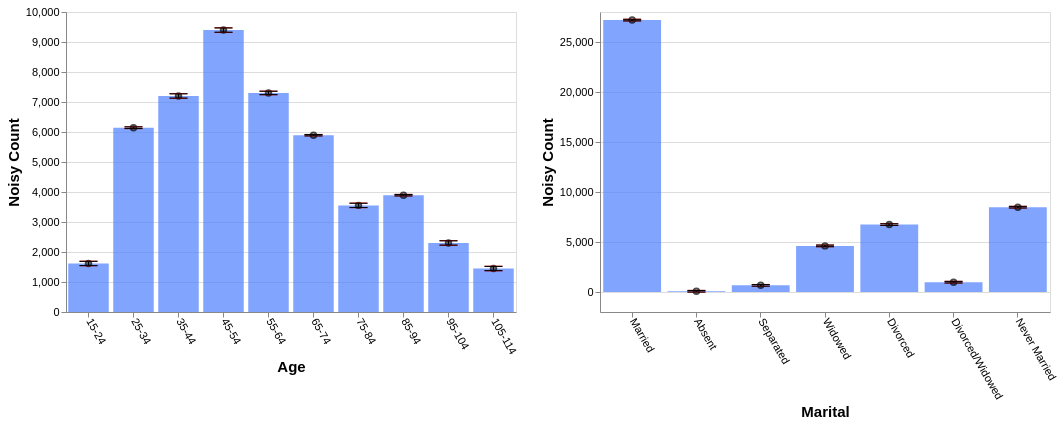

Specify this chart in Vega-Lite:
### Vega-Lite specification from a JSON file in a GitHub repository (floating-point values rounded to 4 significant figures)
{"config": {"view": {"continuousWidth": 400, "continuousHeight": 300}, "axis": {"labelFontSize": 11, "titleFontSize": 15}, "axisBottom": {"labelAngle": 60}}, "hconcat": [{"layer": [{"mark": "bar", "encoding": {"color": {"value": "transparent"}, "tooltip": [{"aggregate": "sum", "field": "noisy_count", "title": "noisy count", "type": "quantitative"}, {"aggregate": "sum", "field": "noisy_count_prev", "title": "prev count", "type": "quantitative"}, {"aggregate": "sum", "field": "error", "title": "current error", "type": "quantitative"}, {"aggregate": "sum", "field": "error_prev", "title": "prev error", "type": "quantitative"}], "x": {"field": "age", "sort": null, "title": "Age", "type": "ordinal"}}, "height": 300, "selection": {"selector615": {"type": "interval", "encodings": ["x"]}}, "transform": [{"filter": {"selection": "selector616"}}], "width": 450}, {"mark": {"type": "bar", "color": "gray", "opacity": 0}, "encoding": {"x": {"field": "age", "sort": null, "title": "Age", "type": "ordinal"}, "y": {"aggregate": "sum", "field": "noisy_count_prev", "type": "quantitative"}}, "transform": [{"filter": {"selection": "selector616"}}]}, {"mark": {"type": "bar", "color": "#4C7FFF", "opacity": 0.7}, "encoding": {"x": {"field": "age", "sort": null, "title": "Age", "type": "ordinal"}, "y": {"aggregate": "sum", "field": "noisy_count", "type": "quantitative"}}, "transform": [{"filter": {"selection": "selector616"}}]}, {"mark": {"type": "point", "color": "black", "opacity": 0.7}, "encoding": {"x": {"field": "age", "sort": null, "title": "Age", "type": "ordinal"}, "y": {"aggregate": "sum", "field": "noisy_count", "title": "Noisy Count", "type": "quantitative"}}, "transform": [{"filter": {"selection": "selector616"}}]}, {"mark": {"type": "rule", "color": "#B6B6B6", "size": 2, "strokeDash": [3, 3]}, "encoding": {"x": {"field": "age", "sort": null, "title": "Age", "type": "ordinal"}, "y": {"aggregate": "sum", "field": "plus_error_prev_age", "title": "", "type": "quantitative"}, "y2": {"aggregate": "sum", "field": "minus_error_prev_age", "title": ""}}, "transform": [{"filter": {"selection": "selector616"}}]}, {"mark": {"type": "tick", "color": "#B90000", "size": 0, "strokeDash": [1, 1]}, "encoding": {"x": {"field": "age", "sort": null, "title": "Age", "type": "ordinal"}, "y": {"aggregate": "sum", "field": "plus_error_prev_age", "type": "quantitative"}}, "transform": [{"filter": {"selection": "selector616"}}]}, {"mark": {"type": "tick", "color": "#B90000", "size": 0, "strokeDash": [3, 1]}, "encoding": {"x": {"field": "age", "sort": null, "title": "Age", "type": "ordinal"}, "y": {"aggregate": "sum", "field": "minus_error_prev_age", "type": "quantitative"}}, "transform": [{"filter": {"selection": "selector616"}}]}, {"mark": {"type": "rule", "color": "black", "size": 2}, "encoding": {"x": {"field": "age", "sort": null, "title": "Age", "type": "ordinal"}, "y": {"aggregate": "sum", "field": "plus_error", "title": "", "type": "quantitative"}, "y2": {"aggregate": "sum", "field": "minus_error", "title": ""}}, "transform": [{"filter": {"selection": "selector616"}}]}, {"mark": {"type": "tick", "color": "black", "width": 0}, "encoding": {"x": {"field": "age", "sort": null, "title": "Age", "type": "ordinal"}, "y": {"aggregate": "sum", "field": "plus_error", "type": "quantitative"}}, "transform": [{"filter": {"selection": "selector616"}}]}, {"mark": {"type": "tick", "color": "black", "width": 0}, "encoding": {"x": {"field": "age", "sort": null, "title": "Age", "type": "ordinal"}, "y": {"aggregate": "sum", "field": "minus_error", "type": "quantitative"}}, "transform": [{"filter": {"selection": "selector616"}}]}]}, {"layer": [{"mark": "bar", "encoding": {"color": {"value": "transparent"}, "tooltip": [{"aggregate": "sum", "field": "noisy_count", "title": "noisy count", "type": "quantitative"}, {"aggregate": "sum", "field": "noisy_count_prev", "title": "prev count", "type": "quantitative"}, {"aggregate": "sum", "field": "error", "title": "current error", "type": "quantitative"}, {"aggregate": "sum", "field": "error_prev", "title": "prev error", "type": "quantitative"}], "x": {"field": "marital", "sort": null, "title": "Marital", "type": "ordinal"}}, "height": 300, "selection": {"selector616": {"type": "interval", "encodings": ["x"]}}, "transform": [{"filter": {"selection": "selector615"}}], "width": 450}, {"mark": {"type": "bar", "color": "gray", "opacity": 0}, "encoding": {"x": {"field": "marital", "sort": null, "title": "Marital", "type": "ordinal"}, "y": {"aggregate": "sum", "field": "noisy_count_prev", "type": "quantitative"}}, "transform": [{"filter": {"selection": "selector615"}}]}, {"mark": {"type": "bar", "color": "#4C7FFF", "opacity": 0.7}, "encoding": {"x": {"field": "marital", "sort": null, "title": "Marital", "type": "ordinal"}, "y": {"aggregate": "sum", "field": "noisy_count", "type": "quantitative"}}, "transform": [{"filter": {"selection": "selector615"}}]}, {"mark": {"type": "point", "color": "black", "opacity": 0.7}, "encoding": {"x": {"field": "marital", "sort": null, "title": "Marital", "type": "ordinal"}, "y": {"aggregate": "sum", "field": "noisy_count", "title": "Noisy Count", "type": "quantitative"}}, "transform": [{"filter": {"selection": "selector615"}}]}, {"mark": {"type": "rule", "color": "#B6B6B6", "size": 2, "strokeDash": [3, 3]}, "encoding": {"x": {"field": "marital", "sort": null, "title": "Marital", "type": "ordinal"}, "y": {"aggregate": "sum", "field": "plus_error_prev_marital", "title": "", "type": "quantitative"}, "y2": {"aggregate": "sum", "field": "minus_error_prev_marital", "title": ""}}, "transform": [{"filter": {"selection": "selector615"}}]}, {"mark": {"type": "tick", "color": "#B90000", "size": 0, "strokeDash": [1, 1]}, "encoding": {"x": {"field": "marital", "sort": null, "title": "Marital", "type": "ordinal"}, "y": {"aggregate": "sum", "field": "plus_error_prev_marital", "type": "quantitative"}}, "transform": [{"filter": {"selection": "selector615"}}]}, {"mark": {"type": "tick", "color": "#B90000", "size": 0, "strokeDash": [3, 1]}, "encoding": {"x": {"field": "marital", "sort": null, "title": "Marital", "type": "ordinal"}, "y": {"aggregate": "sum", "field": "minus_error_prev_marital", "type": "quantitative"}}, "transform": [{"filter": {"selection": "selector615"}}]}, {"mark": {"type": "rule", "color": "black", "size": 2}, "encoding": {"x": {"field": "marital", "sort": null, "title": "Marital", "type": "ordinal"}, "y": {"aggregate": "sum", "field": "plus_error", "title": "", "type": "quantitative"}, "y2": {"aggregate": "sum", "field": "minus_error", "title": ""}}, "transform": [{"filter": {"selection": "selector615"}}]}, {"mark": {"type": "tick", "color": "black", "width": 0}, "encoding": {"x": {"field": "marital", "sort": null, "title": "Marital", "type": "ordinal"}, "y": {"aggregate": "sum", "field": "plus_error", "type": "quantitative"}}, "transform": [{"filter": {"selection": "selector615"}}]}, {"mark": {"type": "tick", "color": "black", "width": 0}, "encoding": {"x": {"field": "marital", "sort": null, "title": "Marital", "type": "ordinal"}, "y": {"aggregate": "sum", "field": "minus_error", "type": "quantitative"}}, "transform": [{"filter": {"selection": "selector615"}}]}]}], "data": {"name": "data-eb4c4629de1a1c48bd329e8dffd0f7d7"}, "$schema": "https://vega.github.io/schema/vega-lite/v4.17.0.json", "datasets": {"data-eb4c4629de1a1c48bd329e8dffd0f7d7": [{"age": "15-24", "marital": "Married", "noisy_count": 309.0, "true_count": 295.0, "plus_error": 319.0, "minus_error": 299.1, "error": 9.9, "noisy_count_prev": 311.6, "true_count_prev": 295.0, "plus_error_prev": 322.8, "minus_error_prev": 300.4, "error_prev": 11.2, "plus_error_prev_age": 322.3, "minus_error_prev_age": 299.9, "plus_error_prev_marital": 322.6, "minus_error_prev_marital": 300.2}, {"age": "15-24", "marital": "Absent", "noisy_count": 24.1, "true_count": 13.0, "plus_error": 34.0, "minus_error": 14.1, "error": 9.9, "noisy_count_prev": 23.8, "true_count_prev": 13.0, "plus_error_prev": 35.0, "minus_error_prev": 12.6, "error_prev": 11.2, "plus_error_prev_age": 34.54, "minus_error_prev_age": 12.14, "plus_error_prev_marital": 34.93, "minus_error_prev_marital": 12.53}, {"age": "15-24", "marital": "Separated", "noisy_count": 7.1, "true_count": 18.0, "plus_error": 17.1, "minus_error": -2.8, "error": 9.9, "noisy_count_prev": 6.7, "true_count_prev": 18.0, "plus_error_prev": 17.8, "minus_error_prev": -4.5, "error_prev": 11.2, "plus_error_prev_age": 17.34, "minus_error_prev_age": -4.957, "plus_error_prev_marital": 17.99, "minus_error_prev_marital": -4.31}, {"age": "15-24", "marital": "Widowed", "noisy_count": -49.8, "true_count": 2.0, "plus_error": -39.8, "minus_error": -59.7, "error": 9.9, "noisy_count_prev": -48.3, "true_count_prev": 2.0, "plus_error_prev": -37.1, "minus_error_prev": -59.5, "error_prev": 11.2, "plus_error_prev_age": -37.56, "minus_error_prev_age": -59.96, "plus_error_prev_marital": -37.16, "minus_error_prev_marital": -59.56}, {"age": "15-24", "marital": "Divorced", "noisy_count": 151.6, "true_count": 22.0, "plus_error": 161.6, "minus_error": 141.7, "error": 9.9, "noisy_count_prev": 150.3, "true_count_prev": 22.0, "plus_error_prev": 161.5, "minus_error_prev": 139.1, "error_prev": 11.2, "plus_error_prev_age": 161.0, "minus_error_prev_age": 138.6, "plus_error_prev_marital": 161.5, "minus_error_prev_marital": 139.1}, {"age": "15-24", "marital": "Divorced/Widowed", "noisy_count": -21.7, "true_count": 16.0, "plus_error": -11.7, "minus_error": -31.6, "error": 9.9, "noisy_count_prev": -20.1, "true_count_prev": 16.0, "plus_error_prev": -8.9, "minus_error_prev": -31.3, "error_prev": 11.2, "plus_error_prev_age": -9.357, "minus_error_prev_age": -31.76, "plus_error_prev_marital": -9.58, "minus_error_prev_marital": -31.98}, {"age": "15-24", "marital": "Never Married", "noisy_count": 1197.0, "true_count": 1190.0, "plus_error": 1207.0, "minus_error": 1187.0, "error": 9.9, "noisy_count_prev": 1196.0, "true_count_prev": 1190.0, "plus_error_prev": 1208.0, "minus_error_prev": 1185.0, "error_prev": 11.2, "plus_error_prev_age": 1207.0, "minus_error_prev_age": 1185.0, "plus_error_prev_marital": 1207.0, "minus_error_prev_marital": 1184.0}, {"age": "25-34", "marital": "Married", "noisy_count": 2766.0, "true_count": 2764.0, "plus_error": 2770.0, "minus_error": 2762.0, "error": 3.9, "noisy_count_prev": 2767.0, "true_count_prev": 2764.0, "plus_error_prev": 2772.0, "minus_error_prev": 2763.0, "error_prev": 4.4, "plus_error_prev_age": 2772.0, "minus_error_prev_age": 2763.0, "plus_error_prev_marital": 2772.0, "minus_error_prev_marital": 2763.0}, {"age": "25-34", "marital": "Absent", "noisy_count": 9.1, "true_count": 33.0, "plus_error": 13.0, "minus_error": 5.2, "error": 3.9, "noisy_count_prev": 9.1, "true_count_prev": 33.0, "plus_error_prev": 13.5, "minus_error_prev": 4.6, "error_prev": 4.4, "plus_error_prev_age": 13.53, "minus_error_prev_age": 4.629, "plus_error_prev_marital": 13.43, "minus_error_prev_marital": 4.53}, {"age": "25-34", "marital": "Separated", "noisy_count": 48.1, "true_count": 77.0, "plus_error": 52.0, "minus_error": 44.2, "error": 3.9, "noisy_count_prev": 48.7, "true_count_prev": 77.0, "plus_error_prev": 53.2, "minus_error_prev": 44.3, "error_prev": 4.4, "plus_error_prev_age": 53.23, "minus_error_prev_age": 44.33, "plus_error_prev_marital": 53.39, "minus_error_prev_marital": 44.49}, {"age": "25-34", "marital": "Widowed", "noisy_count": 25.8, "true_count": 11.0, "plus_error": 29.7, "minus_error": 21.9, "error": 3.9, "noisy_count_prev": 24.7, "true_count_prev": 11.0, "plus_error_prev": 29.2, "minus_error_prev": 20.3, "error_prev": 4.4, "plus_error_prev_age": 29.23, "minus_error_prev_age": 20.33, "plus_error_prev_marital": 29.14, "minus_error_prev_marital": 20.24}, {"age": "25-34", "marital": "Divorced", "noisy_count": 364.9, "true_count": 372.0, "plus_error": 368.8, "minus_error": 361.0, "error": 3.9, "noisy_count_prev": 364.0, "true_count_prev": 372.0, "plus_error_prev": 368.4, "minus_error_prev": 359.5, "error_prev": 4.4, "plus_error_prev_age": 368.4, "minus_error_prev_age": 359.5, "plus_error_prev_marital": 368.4, "minus_error_prev_marital": 359.5}, {"age": "25-34", "marital": "Divorced/Widowed", "noisy_count": 221.1, "true_count": 189.0, "plus_error": 225.0, "minus_error": 217.2, "error": 3.9, "noisy_count_prev": 221.1, "true_count_prev": 189.0, "plus_error_prev": 225.5, "minus_error_prev": 216.7, "error_prev": 4.4, "plus_error_prev_age": 225.5, "minus_error_prev_age": 216.7, "plus_error_prev_marital": 224.8, "minus_error_prev_marital": 216.0}, {"age": "25-34", "marital": "Never Married", "noisy_count": 2708.0, "true_count": 2691.0, "plus_error": 2711.0, "minus_error": 2704.0, "error": 3.9, "noisy_count_prev": 2708.0, "true_count_prev": 2691.0, "plus_error_prev": 2712.0, "minus_error_prev": 2703.0, "error_prev": 4.4, "plus_error_prev_age": 2712.0, "minus_error_prev_age": 2703.0, "plus_error_prev_marital": 2711.0, "minus_error_prev_marital": 2702.0}, {"age": "35-44", "marital": "Married", "noisy_count": 4281.0, "true_count": 4273.0, "plus_error": 4291.0, "minus_error": 4271.0, "error": 9.9, "noisy_count_prev": 4282.0, "true_count_prev": 4273.0, "plus_error_prev": 4293.0, "minus_error_prev": 4270.0, "error_prev": 11.2, "plus_error_prev_age": 4292.0, "minus_error_prev_age": 4270.0, "plus_error_prev_marital": 4293.0, "minus_error_prev_marital": 4270.0}, {"age": "35-44", "marital": "Absent", "noisy_count": 116.7, "true_count": 31.0, "plus_error": 126.7, "minus_error": 106.8, "error": 9.9, "noisy_count_prev": 116.4, "true_count_prev": 31.0, "plus_error_prev": 127.5, "minus_error_prev": 105.2, "error_prev": 11.2, "plus_error_prev_age": 126.8, "minus_error_prev_age": 104.5, "plus_error_prev_marital": 127.4, "minus_error_prev_marital": 105.1}, {"age": "35-44", "marital": "Separated", "noisy_count": 173.1, "true_count": 96.0, "plus_error": 183.1, "minus_error": 163.2, "error": 9.9, "noisy_count_prev": 169.4, "true_count_prev": 96.0, "plus_error_prev": 180.6, "minus_error_prev": 158.3, "error_prev": 11.2, "plus_error_prev_age": 179.9, "minus_error_prev_age": 157.6, "plus_error_prev_marital": 180.8, "minus_error_prev_marital": 158.5}, {"age": "35-44", "marital": "Widowed", "noisy_count": -26.9, "true_count": 57.0, "plus_error": -17.0, "minus_error": -36.9, "error": 9.9, "noisy_count_prev": -24.3, "true_count_prev": 57.0, "plus_error_prev": -13.1, "minus_error_prev": -35.5, "error_prev": 11.2, "plus_error_prev_age": -13.79, "minus_error_prev_age": -36.19, "plus_error_prev_marital": -13.16, "minus_error_prev_marital": -35.56}, {"age": "35-44", "marital": "Divorced", "noisy_count": 909.6, "true_count": 905.0, "plus_error": 919.6, "minus_error": 899.7, "error": 9.9, "noisy_count_prev": 909.1, "true_count_prev": 905.0, "plus_error_prev": 920.2, "minus_error_prev": 897.9, "error_prev": 11.2, "plus_error_prev_age": 919.5, "minus_error_prev_age": 897.2, "plus_error_prev_marital": 920.2, "minus_error_prev_marital": 897.9}, {"age": "35-44", "marital": "Divorced/Widowed", "noisy_count": 223.7, "true_count": 286.0, "plus_error": 233.7, "minus_error": 213.8, "error": 9.9, "noisy_count_prev": 225.1, "true_count_prev": 286.0, "plus_error_prev": 236.3, "minus_error_prev": 213.9, "error_prev": 11.2, "plus_error_prev_age": 235.6, "minus_error_prev_age": 213.2, "plus_error_prev_marital": 235.6, "minus_error_prev_marital": 213.2}, {"age": "35-44", "marital": "Never Married", "noisy_count": 1524.0, "true_count": 1684.0, "plus_error": 1534.0, "minus_error": 1514.0, "error": 9.9, "noisy_count_prev": 1529.0, "true_count_prev": 1684.0, "plus_error_prev": 1540.0, "minus_error_prev": 1518.0, "error_prev": 11.2, "plus_error_prev_age": 1539.0, "minus_error_prev_age": 1517.0, "plus_error_prev_marital": 1539.0, "minus_error_prev_marital": 1517.0}, {"age": "45-54", "marital": "Married", "noisy_count": 5512.0, "true_count": 5589.0, "plus_error": 5522.0, "minus_error": 5502.0, "error": 9.9, "noisy_count_prev": 5513.0, "true_count_prev": 5589.0, "plus_error_prev": 5524.0, "minus_error_prev": 5502.0, "error_prev": 11.2, "plus_error_prev_age": 5524.0, "minus_error_prev_age": 5502.0, "plus_error_prev_marital": 5524.0, "minus_error_prev_marital": 5502.0}, {"age": "45-54", "marital": "Absent", "noisy_count": 77.3, "true_count": 27.0, "plus_error": 87.2, "minus_error": 67.3, "error": 9.9, "noisy_count_prev": 77.4, "true_count_prev": 27.0, "plus_error_prev": 88.6, "minus_error_prev": 66.3, "error_prev": 11.2, "plus_error_prev_age": 88.79, "minus_error_prev_age": 66.49, "plus_error_prev_marital": 88.53, "minus_error_prev_marital": 66.23}, {"age": "45-54", "marital": "Separated", "noisy_count": 207.4, "true_count": 156.0, "plus_error": 217.3, "minus_error": 197.5, "error": 9.9, "noisy_count_prev": 206.6, "true_count_prev": 156.0, "plus_error_prev": 217.8, "minus_error_prev": 195.4, "error_prev": 11.2, "plus_error_prev_age": 218.0, "minus_error_prev_age": 195.6, "plus_error_prev_marital": 218.0, "minus_error_prev_marital": 195.6}, {"age": "45-54", "marital": "Widowed", "noisy_count": 99.8, "true_count": 143.0, "plus_error": 109.7, "minus_error": 89.8, "error": 9.9, "noisy_count_prev": 100.8, "true_count_prev": 143.0, "plus_error_prev": 112.0, "minus_error_prev": 89.7, "error_prev": 11.2, "plus_error_prev_age": 112.2, "minus_error_prev_age": 89.89, "plus_error_prev_marital": 111.9, "minus_error_prev_marital": 89.64}, {"age": "45-54", "marital": "Divorced", "noisy_count": 1756.0, "true_count": 1715.0, "plus_error": 1766.0, "minus_error": 1746.0, "error": 9.9, "noisy_count_prev": 1753.0, "true_count_prev": 1715.0, "plus_error_prev": 1764.0, "minus_error_prev": 1742.0, "error_prev": 11.2, "plus_error_prev_age": 1764.0, "minus_error_prev_age": 1742.0, "plus_error_prev_marital": 1764.0, "minus_error_prev_marital": 1742.0}, {"age": "45-54", "marital": "Divorced/Widowed", "noisy_count": 288.7, "true_count": 379.0, "plus_error": 298.6, "minus_error": 278.7, "error": 9.9, "noisy_count_prev": 290.7, "true_count_prev": 379.0, "plus_error_prev": 301.9, "minus_error_prev": 279.5, "error_prev": 11.2, "plus_error_prev_age": 302.1, "minus_error_prev_age": 279.7, "plus_error_prev_marital": 301.2, "minus_error_prev_marital": 278.8}, {"age": "45-54", "marital": "Never Married", "noisy_count": 1455.0, "true_count": 1324.0, "plus_error": 1465.0, "minus_error": 1445.0, "error": 9.9, "noisy_count_prev": 1455.0, "true_count_prev": 1324.0, "plus_error_prev": 1466.0, "minus_error_prev": 1444.0, "error_prev": 11.2, "plus_error_prev_age": 1466.0, "minus_error_prev_age": 1444.0, "plus_error_prev_marital": 1465.0, "minus_error_prev_marital": 1443.0}, {"age": "55-64", "marital": "Married", "noisy_count": 4528.0, "true_count": 4513.0, "plus_error": 4536.0, "minus_error": 4520.0, "error": 8.0, "noisy_count_prev": 4528.0, "true_count_prev": 4513.0, "plus_error_prev": 4537.0, "minus_error_prev": 4519.0, "error_prev": 8.8, "plus_error_prev_age": 4537.0, "minus_error_prev_age": 4519.0, "plus_error_prev_marital": 4537.0, "minus_error_prev_marital": 4519.0}, {"age": "55-64", "marital": "Absent", "noisy_count": 67.4, "true_count": 10.0, "plus_error": 75.4, "minus_error": 59.4, "error": 8.0, "noisy_count_prev": 65.6, "true_count_prev": 10.0, "plus_error_prev": 74.4, "minus_error_prev": 56.8, "error_prev": 8.8, "plus_error_prev_age": 74.46, "minus_error_prev_age": 56.86, "plus_error_prev_marital": 74.33, "minus_error_prev_marital": 56.73}, {"age": "55-64", "marital": "Separated", "noisy_count": 46.1, "true_count": 106.0, "plus_error": 54.1, "minus_error": 38.0, "error": 8.0, "noisy_count_prev": 48.2, "true_count_prev": 106.0, "plus_error_prev": 57.1, "minus_error_prev": 39.4, "error_prev": 8.8, "plus_error_prev_age": 57.16, "minus_error_prev_age": 39.46, "plus_error_prev_marital": 57.29, "minus_error_prev_marital": 39.59}, {"age": "55-64", "marital": "Widowed", "noisy_count": 218.7, "true_count": 210.0, "plus_error": 226.7, "minus_error": 210.7, "error": 8.0, "noisy_count_prev": 218.1, "true_count_prev": 210.0, "plus_error_prev": 226.9, "minus_error_prev": 209.2, "error_prev": 8.8, "plus_error_prev_age": 227.0, "minus_error_prev_age": 209.3, "plus_error_prev_marital": 226.8, "minus_error_prev_marital": 209.1}, {"age": "55-64", "marital": "Divorced", "noisy_count": 1507.0, "true_count": 1509.0, "plus_error": 1515.0, "minus_error": 1498.0, "error": 8.0, "noisy_count_prev": 1507.0, "true_count_prev": 1509.0, "plus_error_prev": 1516.0, "minus_error_prev": 1498.0, "error_prev": 8.8, "plus_error_prev_age": 1516.0, "minus_error_prev_age": 1498.0, "plus_error_prev_marital": 1515.0, "minus_error_prev_marital": 1498.0}, {"age": "55-64", "marital": "Divorced/Widowed", "noisy_count": 227.2, "true_count": 241.0, "plus_error": 235.2, "minus_error": 219.2, "error": 8.0, "noisy_count_prev": 225.4, "true_count_prev": 241.0, "plus_error_prev": 234.2, "minus_error_prev": 216.6, "error_prev": 8.8, "plus_error_prev_age": 234.3, "minus_error_prev_age": 216.7, "plus_error_prev_marital": 233.5, "minus_error_prev_marital": 215.9}, {"age": "55-64", "marital": "Never Married", "noisy_count": 707.6, "true_count": 730.0, "plus_error": 715.6, "minus_error": 699.5, "error": 8.0, "noisy_count_prev": 709.3, "true_count_prev": 730.0, "plus_error_prev": 718.1, "minus_error_prev": 700.5, "error_prev": 8.8, "plus_error_prev_age": 718.2, "minus_error_prev_age": 700.6, "plus_error_prev_marital": 717.2, "minus_error_prev_marital": 699.6}, {"age": "65-74", "marital": "Married", "noisy_count": 3650.0, "true_count": 3666.0, "plus_error": 3653.0, "minus_error": 3647.0, "error": 3.2, "noisy_count_prev": 3650.0, "true_count_prev": 3666.0, "plus_error_prev": 3654.0, "minus_error_prev": 3646.0, "error_prev": 3.6, "plus_error_prev_age": 3654.0, "minus_error_prev_age": 3646.0, "plus_error_prev_marital": 3653.0, "minus_error_prev_marital": 3646.0}, {"age": "65-74", "marital": "Absent", "noisy_count": 34.7, "true_count": 1.0, "plus_error": 37.9, "minus_error": 31.5, "error": 3.2, "noisy_count_prev": 33.7, "true_count_prev": 1.0, "plus_error_prev": 37.3, "minus_error_prev": 30.1, "error_prev": 3.6, "plus_error_prev_age": 37.4, "minus_error_prev_age": 30.2, "plus_error_prev_marital": 37.23, "minus_error_prev_marital": 30.03}, {"age": "65-74", "marital": "Separated", "noisy_count": 69.6, "true_count": 84.0, "plus_error": 72.8, "minus_error": 66.4, "error": 3.2, "noisy_count_prev": 69.9, "true_count_prev": 84.0, "plus_error_prev": 73.6, "minus_error_prev": 66.3, "error_prev": 3.6, "plus_error_prev_age": 73.7, "minus_error_prev_age": 66.4, "plus_error_prev_marital": 73.79, "minus_error_prev_marital": 66.49}, {"age": "65-74", "marital": "Widowed", "noisy_count": 428.0, "true_count": 406.0, "plus_error": 431.2, "minus_error": 424.8, "error": 3.2, "noisy_count_prev": 427.4, "true_count_prev": 406.0, "plus_error_prev": 431.0, "minus_error_prev": 423.8, "error_prev": 3.6, "plus_error_prev_age": 431.1, "minus_error_prev_age": 423.9, "plus_error_prev_marital": 430.9, "minus_error_prev_marital": 423.7}, {"age": "65-74", "marital": "Divorced", "noisy_count": 1177.0, "true_count": 1161.0, "plus_error": 1180.0, "minus_error": 1174.0, "error": 3.2, "noisy_count_prev": 1176.0, "true_count_prev": 1161.0, "plus_error_prev": 1180.0, "minus_error_prev": 1173.0, "error_prev": 3.6, "plus_error_prev_age": 1180.0, "minus_error_prev_age": 1173.0, "plus_error_prev_marital": 1180.0, "minus_error_prev_marital": 1173.0}, {"age": "65-74", "marital": "Divorced/Widowed", "noisy_count": 128.4, "true_count": 150.0, "plus_error": 131.6, "minus_error": 125.2, "error": 3.2, "noisy_count_prev": 128.8, "true_count_prev": 150.0, "plus_error_prev": 132.4, "minus_error_prev": 125.2, "error_prev": 3.6, "plus_error_prev_age": 132.5, "minus_error_prev_age": 125.3, "plus_error_prev_marital": 131.7, "minus_error_prev_marital": 124.5}, {"age": "65-74", "marital": "Never Married", "noisy_count": 406.5, "true_count": 399.0, "plus_error": 409.7, "minus_error": 403.3, "error": 3.2, "noisy_count_prev": 406.9, "true_count_prev": 399.0, "plus_error_prev": 410.5, "minus_error_prev": 403.3, "error_prev": 3.6, "plus_error_prev_age": 410.6, "minus_error_prev_age": 403.4, "plus_error_prev_marital": 409.6, "minus_error_prev_marital": 402.4}, {"age": "75-84", "marital": "Married", "noisy_count": 2390.0, "true_count": 2360.0, "plus_error": 2400.0, "minus_error": 2380.0, "error": 9.9, "noisy_count_prev": 2389.0, "true_count_prev": 2360.0, "plus_error_prev": 2400.0, "minus_error_prev": 2378.0, "error_prev": 11.2, "plus_error_prev_age": 2400.0, "minus_error_prev_age": 2378.0, "plus_error_prev_marital": 2400.0, "minus_error_prev_marital": 2378.0}, {"age": "75-84", "marital": "Absent", "noisy_count": -41.8, "true_count": 2.0, "plus_error": -31.8, "minus_error": -51.7, "error": 9.9, "noisy_count_prev": -42.4, "true_count_prev": 2.0, "plus_error_prev": -31.2, "minus_error_prev": -53.5, "error_prev": 11.2, "plus_error_prev_age": -31.83, "minus_error_prev_age": -54.13, "plus_error_prev_marital": -31.27, "minus_error_prev_marital": -53.57}, {"age": "75-84", "marital": "Separated", "noisy_count": -32.3, "true_count": 56.0, "plus_error": -22.3, "minus_error": -42.2, "error": 9.9, "noisy_count_prev": -30.0, "true_count_prev": 56.0, "plus_error_prev": -18.8, "minus_error_prev": -41.2, "error_prev": 11.2, "plus_error_prev_age": -19.43, "minus_error_prev_age": -41.83, "plus_error_prev_marital": -18.61, "minus_error_prev_marital": -41.01}, {"age": "75-84", "marital": "Widowed", "noisy_count": 626.7, "true_count": 638.0, "plus_error": 636.6, "minus_error": 616.7, "error": 9.9, "noisy_count_prev": 625.3, "true_count_prev": 638.0, "plus_error_prev": 636.5, "minus_error_prev": 614.1, "error_prev": 11.2, "plus_error_prev_age": 635.9, "minus_error_prev_age": 613.5, "plus_error_prev_marital": 636.4, "minus_error_prev_marital": 614.0}, {"age": "75-84", "marital": "Divorced", "noisy_count": 389.5, "true_count": 592.0, "plus_error": 399.4, "minus_error": 379.5, "error": 9.9, "noisy_count_prev": 393.3, "true_count_prev": 592.0, "plus_error_prev": 404.5, "minus_error_prev": 382.1, "error_prev": 11.2, "plus_error_prev_age": 403.9, "minus_error_prev_age": 381.5, "plus_error_prev_marital": 404.5, "minus_error_prev_marital": 382.1}, {"age": "75-84", "marital": "Divorced/Widowed", "noisy_count": 45.9, "true_count": 72.0, "plus_error": 55.9, "minus_error": 36.0, "error": 9.9, "noisy_count_prev": 47.4, "true_count_prev": 72.0, "plus_error_prev": 58.6, "minus_error_prev": 36.2, "error_prev": 11.2, "plus_error_prev_age": 57.97, "minus_error_prev_age": 35.57, "plus_error_prev_marital": 57.92, "minus_error_prev_marital": 35.52}, {"age": "75-84", "marital": "Never Married", "noisy_count": 175.5, "true_count": 189.0, "plus_error": 185.4, "minus_error": 165.5, "error": 9.9, "noisy_count_prev": 175.4, "true_count_prev": 189.0, "plus_error_prev": 186.6, "minus_error_prev": 164.3, "error_prev": 11.2, "plus_error_prev_age": 186.0, "minus_error_prev_age": 163.7, "plus_error_prev_marital": 185.7, "minus_error_prev_marital": 163.4}, {"age": "85-94", "marital": "Married", "noisy_count": 2134.0, "true_count": 2152.0, "plus_error": 2138.0, "minus_error": 2131.0, "error": 3.4, "noisy_count_prev": 2135.0, "true_count_prev": 2152.0, "plus_error_prev": 2139.0, "minus_error_prev": 2131.0, "error_prev": 3.9, "plus_error_prev_age": 2138.0, "minus_error_prev_age": 2131.0, "plus_error_prev_marital": 2139.0, "minus_error_prev_marital": 2131.0}, {"age": "85-94", "marital": "Absent", "noisy_count": -5.7, "true_count": 0.0, "plus_error": -2.2, "minus_error": -9.1, "error": 3.4, "noisy_count_prev": -6.0, "true_count_prev": 0.0, "plus_error_prev": -2.1, "minus_error_prev": -9.9, "error_prev": 3.9, "plus_error_prev_age": -2.314, "minus_error_prev_age": -10.11, "plus_error_prev_marital": -2.17, "minus_error_prev_marital": -9.97}, {"age": "85-94", "marital": "Separated", "noisy_count": 64.5, "true_count": 52.0, "plus_error": 67.9, "minus_error": 61.1, "error": 3.4, "noisy_count_prev": 64.3, "true_count_prev": 52.0, "plus_error_prev": 68.2, "minus_error_prev": 60.4, "error_prev": 3.9, "plus_error_prev_age": 67.99, "minus_error_prev_age": 60.19, "plus_error_prev_marital": 68.39, "minus_error_prev_marital": 60.59}, {"age": "85-94", "marital": "Widowed", "noisy_count": 1219.0, "true_count": 1211.0, "plus_error": 1222.0, "minus_error": 1215.0, "error": 3.4, "noisy_count_prev": 1220.0, "true_count_prev": 1211.0, "plus_error_prev": 1224.0, "minus_error_prev": 1216.0, "error_prev": 3.9, "plus_error_prev_age": 1223.0, "minus_error_prev_age": 1215.0, "plus_error_prev_marital": 1223.0, "minus_error_prev_marital": 1216.0}, {"age": "85-94", "marital": "Divorced", "noisy_count": 391.4, "true_count": 390.0, "plus_error": 394.8, "minus_error": 388.0, "error": 3.4, "noisy_count_prev": 391.7, "true_count_prev": 390.0, "plus_error_prev": 395.5, "minus_error_prev": 387.8, "error_prev": 3.9, "plus_error_prev_age": 395.3, "minus_error_prev_age": 387.6, "plus_error_prev_marital": 395.5, "minus_error_prev_marital": 387.8}, {"age": "85-94", "marital": "Divorced/Widowed", "noisy_count": -86.6, "true_count": 50.0, "plus_error": -83.2, "minus_error": -90.0, "error": 3.4, "noisy_count_prev": -86.1, "true_count_prev": 50.0, "plus_error_prev": -82.2, "minus_error_prev": -90.0, "error_prev": 3.9, "plus_error_prev_age": -82.41, "minus_error_prev_age": -90.21, "plus_error_prev_marital": -82.88, "minus_error_prev_marital": -90.68}, {"age": "85-94", "marital": "Never Married", "noisy_count": 177.4, "true_count": 182.0, "plus_error": 180.8, "minus_error": 173.9, "error": 3.4, "noisy_count_prev": 177.4, "true_count_prev": 182.0, "plus_error_prev": 181.3, "minus_error_prev": 173.5, "error_prev": 3.9, "plus_error_prev_age": 181.1, "minus_error_prev_age": 173.3, "plus_error_prev_marital": 180.4, "minus_error_prev_marital": 172.6}, {"age": "95-104", "marital": "Married", "noisy_count": 1114.0, "true_count": 1055.0, "plus_error": 1123.0, "minus_error": 1104.0, "error": 9.9, "noisy_count_prev": 1111.0, "true_count_prev": 1055.0, "plus_error_prev": 1123.0, "minus_error_prev": 1100.0, "error_prev": 11.2, "plus_error_prev_age": 1122.0, "minus_error_prev_age": 1100.0, "plus_error_prev_marital": 1122.0, "minus_error_prev_marital": 1100.0}, {"age": "95-104", "marital": "Absent", "noisy_count": -173.4, "true_count": 0.0, "plus_error": -163.5, "minus_error": -183.3, "error": 9.9, "noisy_count_prev": -169.5, "true_count_prev": 0.0, "plus_error_prev": -158.3, "minus_error_prev": -180.7, "error_prev": 11.2, "plus_error_prev_age": -158.9, "minus_error_prev_age": -181.3, "plus_error_prev_marital": -158.4, "minus_error_prev_marital": -180.8}, {"age": "95-104", "marital": "Separated", "noisy_count": 54.8, "true_count": 41.0, "plus_error": 64.8, "minus_error": 44.9, "error": 9.9, "noisy_count_prev": 52.8, "true_count_prev": 41.0, "plus_error_prev": 64.0, "minus_error_prev": 41.6, "error_prev": 11.2, "plus_error_prev_age": 63.36, "minus_error_prev_age": 40.96, "plus_error_prev_marital": 64.19, "minus_error_prev_marital": 41.79}, {"age": "95-104", "marital": "Widowed", "noisy_count": 1155.0, "true_count": 1174.0, "plus_error": 1164.0, "minus_error": 1145.0, "error": 9.9, "noisy_count_prev": 1154.0, "true_count_prev": 1174.0, "plus_error_prev": 1165.0, "minus_error_prev": 1143.0, "error_prev": 11.2, "plus_error_prev_age": 1165.0, "minus_error_prev_age": 1142.0, "plus_error_prev_marital": 1165.0, "minus_error_prev_marital": 1143.0}, {"age": "95-104", "marital": "Divorced", "noisy_count": 80.3, "true_count": 140.0, "plus_error": 90.2, "minus_error": 70.4, "error": 9.9, "noisy_count_prev": 82.6, "true_count_prev": 140.0, "plus_error_prev": 93.8, "minus_error_prev": 71.5, "error_prev": 11.2, "plus_error_prev_age": 93.16, "minus_error_prev_age": 70.86, "plus_error_prev_marital": 93.76, "minus_error_prev_marital": 71.46}, {"age": "95-104", "marital": "Divorced/Widowed", "noisy_count": 7.2, "true_count": 16.0, "plus_error": 17.2, "minus_error": -2.7, "error": 9.9, "noisy_count_prev": 6.4, "true_count_prev": 16.0, "plus_error_prev": 17.6, "minus_error_prev": -4.7, "error_prev": 11.2, "plus_error_prev_age": 16.96, "minus_error_prev_age": -5.343, "plus_error_prev_marital": 16.92, "minus_error_prev_marital": -5.38}, {"age": "95-104", "marital": "Never Married", "noisy_count": 64.1, "true_count": 119.0, "plus_error": 74.0, "minus_error": 54.2, "error": 9.9, "noisy_count_prev": 67.7, "true_count_prev": 119.0, "plus_error_prev": 78.9, "minus_error_prev": 56.6, "error_prev": 11.2, "plus_error_prev_age": 78.26, "minus_error_prev_age": 55.96, "plus_error_prev_marital": 78.0, "minus_error_prev_marital": 55.7}, {"age": "105-114", "marital": "Married", "noisy_count": 505.8, "true_count": 398.0, "plus_error": 515.7, "minus_error": 495.8, "error": 9.9, "noisy_count_prev": 505.4, "true_count_prev": 398.0, "plus_error_prev": 516.5, "minus_error_prev": 494.2, "error_prev": 11.2, "plus_error_prev_age": 516.3, "minus_error_prev_age": 494.0, "plus_error_prev_marital": 516.3, "minus_error_prev_marital": 494.0}, {"age": "105-114", "marital": "Absent", "noisy_count": -31.3, "true_count": 0.0, "plus_error": -21.4, "minus_error": -41.2, "error": 9.9, "noisy_count_prev": -30.3, "true_count_prev": 0.0, "plus_error_prev": -19.2, "minus_error_prev": -41.5, "error_prev": 11.2, "plus_error_prev_age": -19.41, "minus_error_prev_age": -41.71, "plus_error_prev_marital": -19.27, "minus_error_prev_marital": -41.57}, {"age": "105-114", "marital": "Separated", "noisy_count": 27.9, "true_count": 25.0, "plus_error": 37.8, "minus_error": 18.0, "error": 9.9, "noisy_count_prev": 27.8, "true_count_prev": 25.0, "plus_error_prev": 39.0, "minus_error_prev": 16.6, "error_prev": 11.2, "plus_error_prev_age": 38.79, "minus_error_prev_age": 16.39, "plus_error_prev_marital": 39.19, "minus_error_prev_marital": 16.79}, {"age": "105-114", "marital": "Widowed", "noisy_count": 915.9, "true_count": 881.0, "plus_error": 925.9, "minus_error": 906.0, "error": 9.9, "noisy_count_prev": 914.6, "true_count_prev": 881.0, "plus_error_prev": 925.7, "minus_error_prev": 903.4, "error_prev": 11.2, "plus_error_prev_age": 925.5, "minus_error_prev_age": 903.2, "plus_error_prev_marital": 925.6, "minus_error_prev_marital": 903.3}, {"age": "105-114", "marital": "Divorced", "noisy_count": 14.3, "true_count": 44.0, "plus_error": 24.3, "minus_error": 4.4, "error": 9.9, "noisy_count_prev": 14.7, "true_count_prev": 44.0, "plus_error_prev": 25.8, "minus_error_prev": 3.5, "error_prev": 11.2, "plus_error_prev_age": 25.59, "minus_error_prev_age": 3.286, "plus_error_prev_marital": 25.76, "minus_error_prev_marital": 3.46}, {"age": "105-114", "marital": "Divorced/Widowed", "noisy_count": -51.2, "true_count": 4.0, "plus_error": -41.3, "minus_error": -61.2, "error": 9.9, "noisy_count_prev": -49.2, "true_count_prev": 4.0, "plus_error_prev": -38.0, "minus_error_prev": -60.3, "error_prev": 11.2, "plus_error_prev_age": -38.21, "minus_error_prev_age": -60.51, "plus_error_prev_marital": -38.68, "minus_error_prev_marital": -60.98}, {"age": "105-114", "marital": "Never Married", "noisy_count": 67.9, "true_count": 49.0, "plus_error": 77.9, "minus_error": 58.0, "error": 9.9, "noisy_count_prev": 67.8, "true_count_prev": 49.0, "plus_error_prev": 79.0, "minus_error_prev": 56.6, "error_prev": 11.2, "plus_error_prev_age": 78.79, "minus_error_prev_age": 56.39, "plus_error_prev_marital": 78.1, "minus_error_prev_marital": 55.7}]}}
